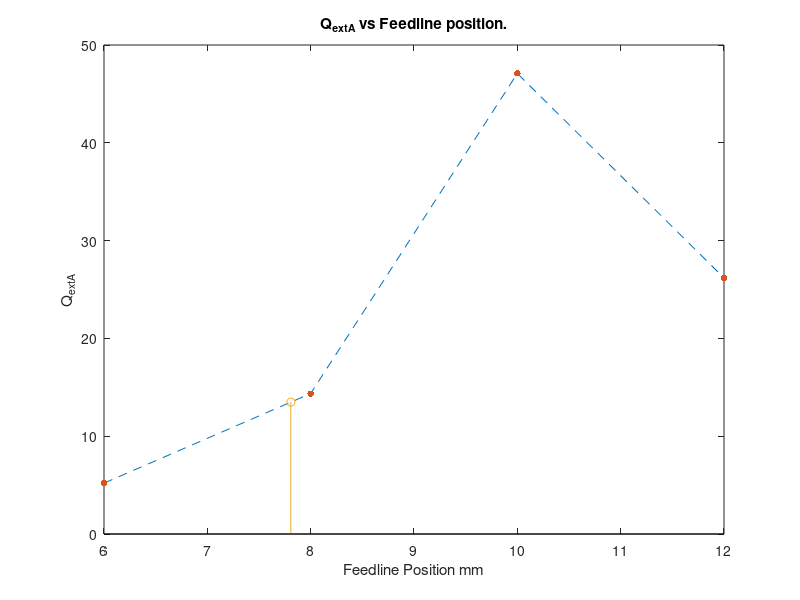

This figure's MATLAB source: (Note: this script raises an error after producing the figure.)
close all;
clc;
offset = [6, 8, 10, 12];
Qext = [5.201834862, 14.3625, 47.08695652, 26.18699187];

plot(offset, Qext, '--');
title("Q_{extA} vs Feedline position.");
xlabel("Feedline Position mm");
ylabel("Q_{extA}");
hold on;
plot(offset, Qext, '.', 'MarkerSize', 15);

% Value for interpolation
desired_Qext = 13.4835;

% Interpolate the offset value for the given Qext
interpolated_offset = interp1(Qext, offset, desired_Qext);

stem(interpolated_offset, desired_Qext);
yline(desired_Qext, '-', 'Desired Q_{ext}');

disp(['Interpolated Offset for Qext = ', num2str(desired_Qext), ' is ', num2str(interpolated_offset)]);